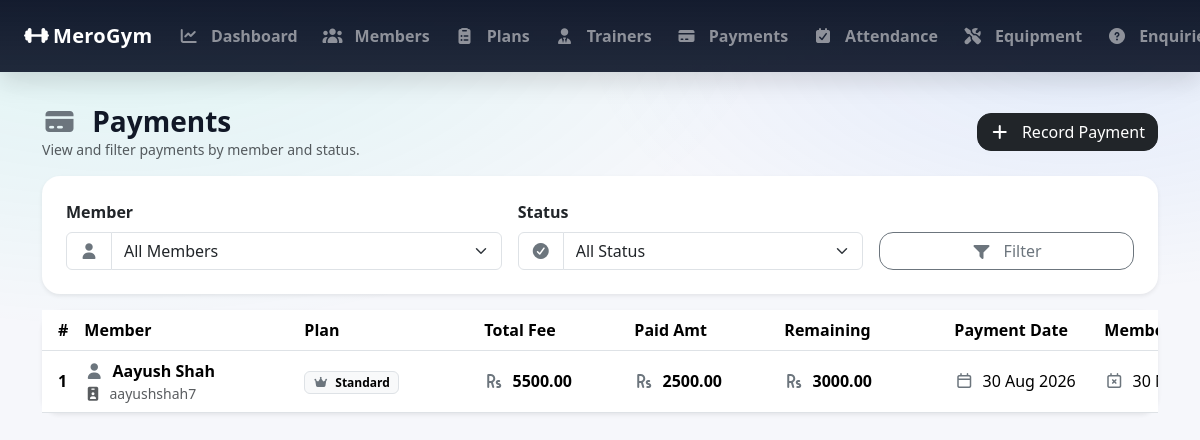
Page /admin_payments/ (signed in) on the committed database.
### GymApp/models.py (models this page shows, shortened)
class Payment(models.Model):
    PAYMENT_MODE_CHOICES = [
        ('CASH', 'Cash'),
        ('ONLINE', 'Online')
    ]
    PAYMENT_STATUS_CHOICES = [
        ('PAID', 'Paid'),
        ('PENDING', 'Pending')
    ]
    member = models.ForeignKey(
        MemberProfile,
        on_delete=models.CASCADE, # if member is deleted, delete payments
        related_name='payments' # access payments via member.payments
    )
    plan = models.ForeignKey(
        MembershipPlan,
        on_delete=models.SET_NULL, # if plan is deleted, set to null
        null=True, blank=True,
        related_name='payments'
    )
    amount = models.DecimalField(max_digits=8, decimal_places=2)
    payment_date = models.DateField(default=timezone.now)
    mode = models.CharField(max_length=50, choices=PAYMENT_MODE_CHOICES)
    status = models.CharField(max_length=50, choices=PAYMENT_STATUS_CHOICES)
    notes = models.TextField(blank=True) # optional field for any additional notes about the payment

class MemberProfile(models.Model):
    GENDER_CHOICES = (
        ('MALE', 'Male'),
        ('FEMALE', 'Female'),
        ('OTHER', 'Other'),
    )
    user = models.OneToOneField(settings.AUTH_USER_MODEL, on_delete=models.CASCADE, related_name='member_profile')
    full_name = models.CharField(max_length=100)
    mobile = models.CharField(max_length=15)
    age = models.PositiveIntegerField(null=True, blank=True)
    gender = models.CharField(max_length=10, choices=GENDER_CHOICES, null=True, blank=True)
    address = models.TextField(blank=True)
    join_date = models.DateField(default=timezone.now)
    plan = models.ForeignKey(MembershipPlan,
                             on_delete=models.SET_NULL, # If plan is deleted, set to null
                             null=True, blank=True,
                             related_name='members'
                             )
    trainer = models.ForeignKey(
        Trainer,
        on_delete=models.SET_NULL,  # If trainer is deleted, set to null
        null=True, blank=True,
        related_name='members' # access members via trainer.members
    )
    membership_start = models.DateField(null=True, blank=True)
    membership_end = models.DateField(null=True, blank=True)
    is_membership_active = models.BooleanField(default=True)

class User(AbstractUser):
    ROLE_CHOICES = [
        ('ADMIN', 'Admin'),
        ('MEMBER', 'Member'),
    ]
    role = models.CharField(max_length=20, choices=ROLE_CHOICES, default='MEMBER')

class MembershipPlan(models.Model):
    name = models.CharField(max_length=100)
    duration_months = models.PositiveIntegerField()
    fee = models.PositiveIntegerField()
    description = models.TextField(blank=True)

### GymApp/views.py (the view)
    def wrapper(request, *args, **kwargs):
        if not request.user.is_authenticated or getattr(request.user, 'role', None) != 'ADMIN':
            messages.error(request, 'You must be logged in as an admin to access this page.')
            return redirect('admin_login')  # Redirect to the admin login page
        return view_func(request, *args, **kwargs)

### GymApp/views.py (called while the page is built)
def admin_required(view_func):
    def wrapper(request, *args, **kwargs):
        if not request.user.is_authenticated or getattr(request.user, 'role', None) != 'ADMIN':
            messages.error(request, 'You must be logged in as an admin to access this page.')
            return redirect('admin_login')  # Redirect to the admin login page
        return view_func(request, *args, **kwargs)
    return wrapper

### GymApp/templates/admin_payments_list.html (shortened to what this page needs)
{% extends 'base.html' %}
{% block content %}
<div class="d-flex flex-wrap justify-content-between align-items-center gap-2 mb-3">
<div>
    <h3 class="mb-0 fw-bold">
        <i class="fa-solid fa-credit-card me-2 text-secondary"></i>
        Payments
    </h3>
    <div class="text-muted small">
        View and filter payments by member and status.
    </div>
</div>
<a href="{% url 'admin_payment_add' %}"
   class="btn btn-dark"
   style="border-radius:14px;">
    <i class="fa-solid fa-plus me-2"></i>
    Record Payment
</a>
</div>
<div class="card border-0 shadow-sm mb-3"
     style="border-radius:18px;">
<div class="card-body p-3 p-md-4">
    <form method="get" class="row g-3 align-items-end">
        <div class="col-12 col-md-5">
            <label class="form-label fw-semibold">
                Member
            </label>
            <div class="input-group">
                <span class="input-group-text bg-white">
                    <i class="fa-solid fa-user text-secondary"></i>
                </span>
                <select name="member_id" class="form-select">
                    <option value="">
                        All Members
                    </option>
                </select>
            </div>
        </div>
        <div class="col-12 col-md-4">
            <label class="form-label fw-semibold">
                Status
            </label>
            <div class="input-group">
                <span class="input-group-text bg-white">
                    <i class="fa-solid fa-circle-check text-secondary"></i>
                </span>
                <select name="status" class="form-select">
                    <option value="">
                        All Status
                    </option>
                </select>
            </div>
        </div>
        <div class="col-12 col-md-3">
            <button type="submit"
                    class="btn btn-outline-secondary w-100"
                    style="border-radius:14px;">
                <i class="fa-solid fa-filter me-2"></i>
                Filter
            </button>
        </div>
    </form>
</div>
</div>
<div class="card border-0 shadow-sm"
     style="border-radius:18px;">
<div class="card-body p-0">
    <div class="table-responsive">
        <table class="table table-hover align-middle mb-0">
            <thead style="background: rgba(15,23,42,.98); color:#fff;">
                <tr>
                    <th class="ps-3" style="width:60px;">
                        #
                    </th>
                    <th style="min-width:220px;">
                        Member
                    </th>
                    <th style="min-width:180px;">
                        Plan
                    </th>
                    <th style="min-width:150px;">
                        Total Fee
                    </th>
                    <th style="min-width:150px;">
                        Paid Amt
                    </th>
                    <th style="min-width:170px;">
                        Remaining
                    </th>
                    <th style="min-width:150px;">
                        Payment Date
                    </th>
                    <th style="min-width:170px;">
                        Membership End
                    </th>
                </tr>
            </thead>
            <tbody>
                {% if payments %}
                    {% for p in payments %}
                        <tr>
                            <td class="ps-3 fw-semibold">
                                {{ forloop.counter }}
                            </td>
                            <td>
                                <div class="fw-semibold">
                                    <i class="fa-solid fa-user me-1 text-secondary"></i>
                                    {{ p.member.full_name }}
                                </div>
                                <div class="small text-muted">
                                    <i class="fa-solid fa-id-badge me-1"></i>
                                    {{ p.member.user.username }}
                                </div>
                            </td>
                            <td>
                                {% if p.plan %}
                                    <span class="badge text-bg-light border">
                                        <i class="fa-solid fa-crown me-1 text-secondary"></i>
                                        {{ p.plan.name }}
                                    </span>
                                {% else %}
                                    <span class="text-muted">
                                        -
                                    </span>
                                {% endif %}
                            </td>
                            <td class="text-nowrap">
                                <span class="fw-bold">
                                    <i class="fa-solid fa-rupee-sign me-1 text-secondary"></i>
                                    {% if p.plan %}
                                        {{ p.plan.fee|floatformat:2 }}
                                    {% else %}
                                        -
                                    {% endif %}
                                </span>
                            </td>
                            <td class="text-nowrap">
                                <span class="fw-bold">
                                    <i class="fa-solid fa-rupee-sign me-1 text-secondary"></i>
                                    {{ p.amount }}
                                </span>
                            </td>
                            <td class="text-nowrap">
                                <span class="fw-bold">
                                    <i class="fa-solid fa-rupee-sign me-1 text-secondary"></i>
                                    {% if p.remaining is not None %}
                                        {{ p.remaining|floatformat:2 }}
                                    {% else %}
                                        -
                                    {% endif %}
                                </span>
                            </td>
                            <td class="text-nowrap">
                                {% if p.payment_date %}
                                    <i class="fa-regular fa-calendar me-1 text-secondary"></i>
                                    {{ p.payment_date|date:"d M Y" }}
                                {% else %}
                                    <span class="text-muted">
                                        -
                                    </span>
                                {% endif %}
                            </td>
                            <td class="text-nowrap">
                                {% if p.membership_end %}
                                    <i class="fa-regular fa-calendar-xmark me-1 text-secondary"></i>
                                    {{ p.membership_end|date:"d M Y" }}
                                {% else %}
                                    <span class="text-muted">
                                        -
                                    </span>
                                {% endif %}
                            </td>
                        </tr>
                    {% endfor %}
                {% endif %}
            </tbody>
        </table>
    </div>
</div>
</div>
{% endblock %}

### GymApp/templates/base.html (style rules this page uses)
:root { --brand: #00d1b2; --dark-2: #0f172a; --card: #ffffff; --muted: #6b7280; }
html { margin: 0; padding: 0; }
body { margin: 0 !important; padding: 0 !important; background: radial-gradient( 1200px 600px at 10% 0%, rgba(0, 209, 178, 0.1), transparent 55% ), radial-gradient( 900px 450px at 90% 10%, rgba(59, 130, 246, 0.1), transparent 55% ), #f6f7fb; color: #111827; }

### rows in the picture
Payment: member.full_name "Aayush Shah", member.user.username "aayushshah7", plan.name "Standard", plan.fee "5500.00", amount "2500.00", remaining "3000.00", payment_date "30 Aug 2026", membership_end "30…"
